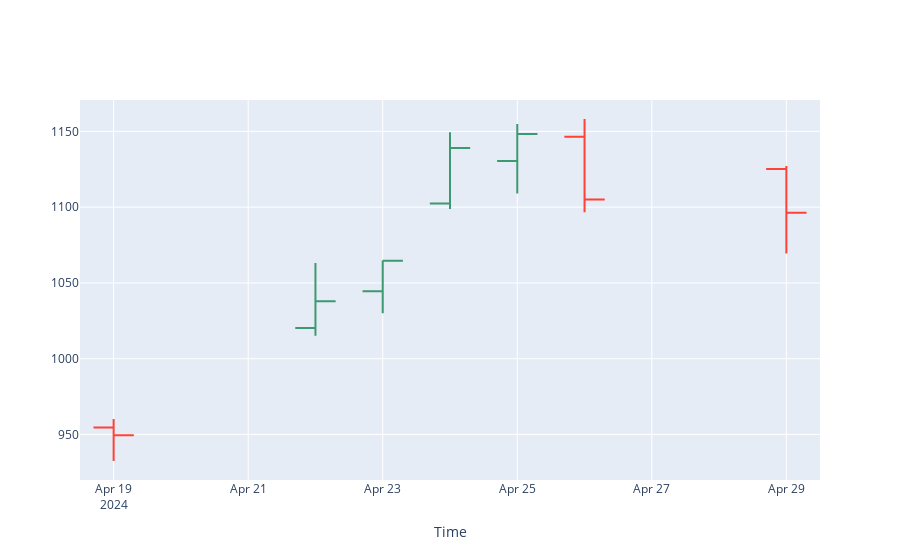

Notebook cell for this chart:
### Code cell
ohlc = go.Figure(data = [go.Ohlc(x=nvidia_hist_last30.index, 
                                               open = nvidia_hist_last7[('Open')], 
                                               high = nvidia_hist_last7[('High')], 
                                               low = nvidia_hist_last7[('Low')], 
                                               close = nvidia_hist_last7[('Close')])])
ohlc.update_xaxes(title_text = 'Time',
                             rangeslider_visible = False)

### Figure 1 — Plotly figure (JSON) as saved in the notebook; plotly's stock layout.template omitted (floating-point values rounded to 4 significant figures)
{"data": [{"close": [949.5, 1038.0, 1065.0, 1139.0, 1148.0, 1105, 1096.0], "high": [960.2, 1063.0, 1065.0, 1149.0, 1155.0, 1158.0, 1127.0], "low": [932.5, 1015.0, 1030, 1099.0, 1109.0, 1097.0, 1069.0], "open": [954.6, 1020.0, 1044.0, 1102.0, 1130.0, 1146.0, 1125.0], "type": "ohlc", "x": ["2024-04-19T00:00:00-04:00", "2024-04-22T00:00:00-04:00", "2024-04-23T00:00:00-04:00", "2024-04-24T00:00:00-04:00", "2024-04-25T00:00:00-04:00", "2024-04-26T00:00:00-04:00", "2024-04-29T00:00:00-04:00", "2024-04-30T00:00:00-04:00", "2024-05-01T00:00:00-04:00", "2024-05-02T00:00:00-04:00", "2024-05-03T00:00:00-04:00", "2024-05-06T00:00:00-04:00", "2024-05-07T00:00:00-04:00", "2024-05-08T00:00:00-04:00", "2024-05-09T00:00:00-04:00", "2024-05-10T00:00:00-04:00", "2024-05-13T00:00:00-04:00", "2024-05-14T00:00:00-04:00", "2024-05-15T00:00:00-04:00", "2024-05-16T00:00:00-04:00", "2024-05-17T00:00:00-04:00", "2024-05-20T00:00:00-04:00", "2024-05-21T00:00:00-04:00", "2024-05-22T00:00:00-04:00", "2024-05-23T00:00:00-04:00", "2024-05-24T00:00:00-04:00", "2024-05-28T00:00:00-04:00", "2024-05-29T00:00:00-04:00", "2024-05-30T00:00:00-04:00", "2024-05-31T00:00:00-04:00"]}], "layout": {"xaxis": {"rangeslider": {"visible": false}, "title": {"text": "Time"}}}}
